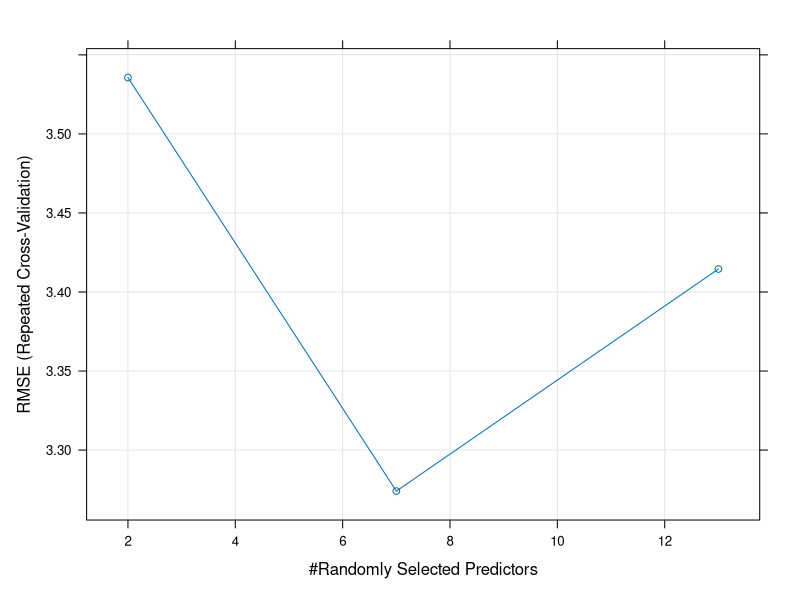
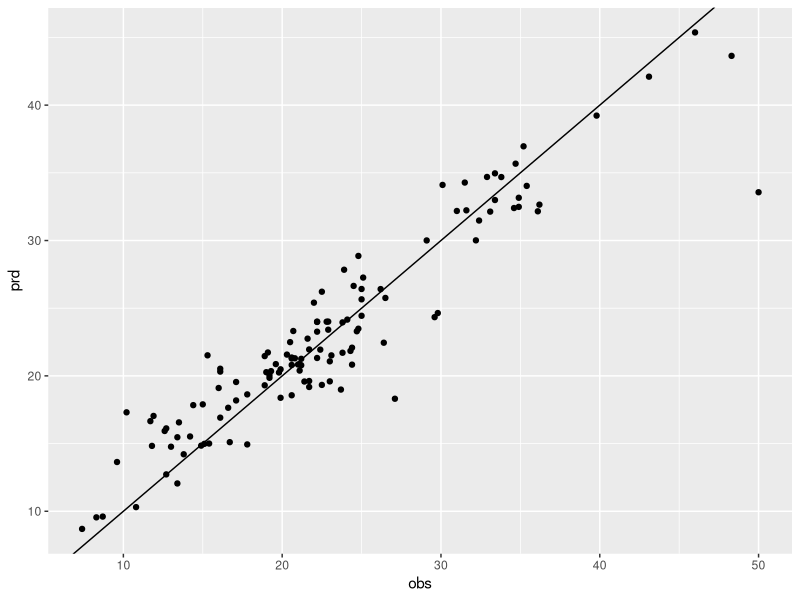
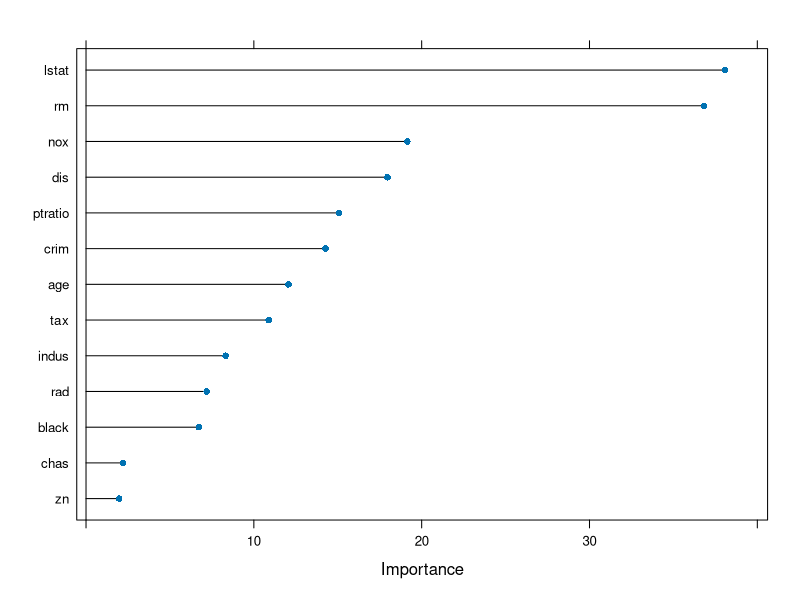

Here is the R script that generated these plots, in order: (Note: this script raises an error after producing the figures.)
## ---- chunk 1
library(MASS)
head(Boston)
## ---- chunk 2
library(caret) # classification and regression training 
library(dplyr)
library(ggplot2)
## ---- chunk 3
set.seed(1) # quasi-randomization for reproducible result 
train_index = createDataPartition(1:nrow(Boston), p=0.75, list = FALSE) # return index vector 
train_boston = Boston[train_index,]
test_boston = Boston[-train_index,]
## ---- chunk 4
trctrl = trainControl(method = "repeatedcv", number = 10, repeats = 2) # 
tunegrid = expand.grid(.mtry = c(2,7,13))
rf_model = train(medv ~ ., data = train_boston, method = "rf", trControl = trctrl, tuneGrid = tunegrid, importance = TRUE)  
rf_model
## ---- chunk 5
plot(rf_model)
## ---- chunk 6
pred = predict(rf_model, newdata = test_boston)
df = data.frame(prd = pred, obs =test_boston$medv)
df %>% 
  ggplot(aes(obs, prd)) + 
  geom_point() + 
  geom_abline(intercept = 0, slope = 1)
## ---- chunk 7
sqrt(mean((pred - test_boston$medv)^2))
## ---- chunk 8
rf_imp = varImp(rf_model, scale = F)
plot(rf_imp)
## ---- chunk 9
set.seed(9)
gbmGrid <-  expand.grid(interaction.depth = c(1,5,10), n.trees = c(50*(1:10)), shrinkage = 0.1, n.minobsinnode = 10) # interaction.depth: max. tree depth 
gbm_model = train(medv~., data = train_boston, trControl = trctrl, method = "gbm", tuneGrid = gbmGrid, verbose = F) 
## ---- chunk 10
gbm_model
## ---- chunk 11
plot(gbm_model)
## ---- chunk 12
summary(gbm_model, las = 1)
## ---- chunk 13
gbm_pred = predict(gbm_model, newdata = test_boston)
sqrt(mean(gbm_pred - test_boston$medv)^2)
## ---- chunk 14
resamps = resamples(list(RF = rf_model, 
               GBM = gbm_model))
resamps
## ---- chunk 15
summary(resamps)
## ---- chunk 16
bwplot(resamps)
